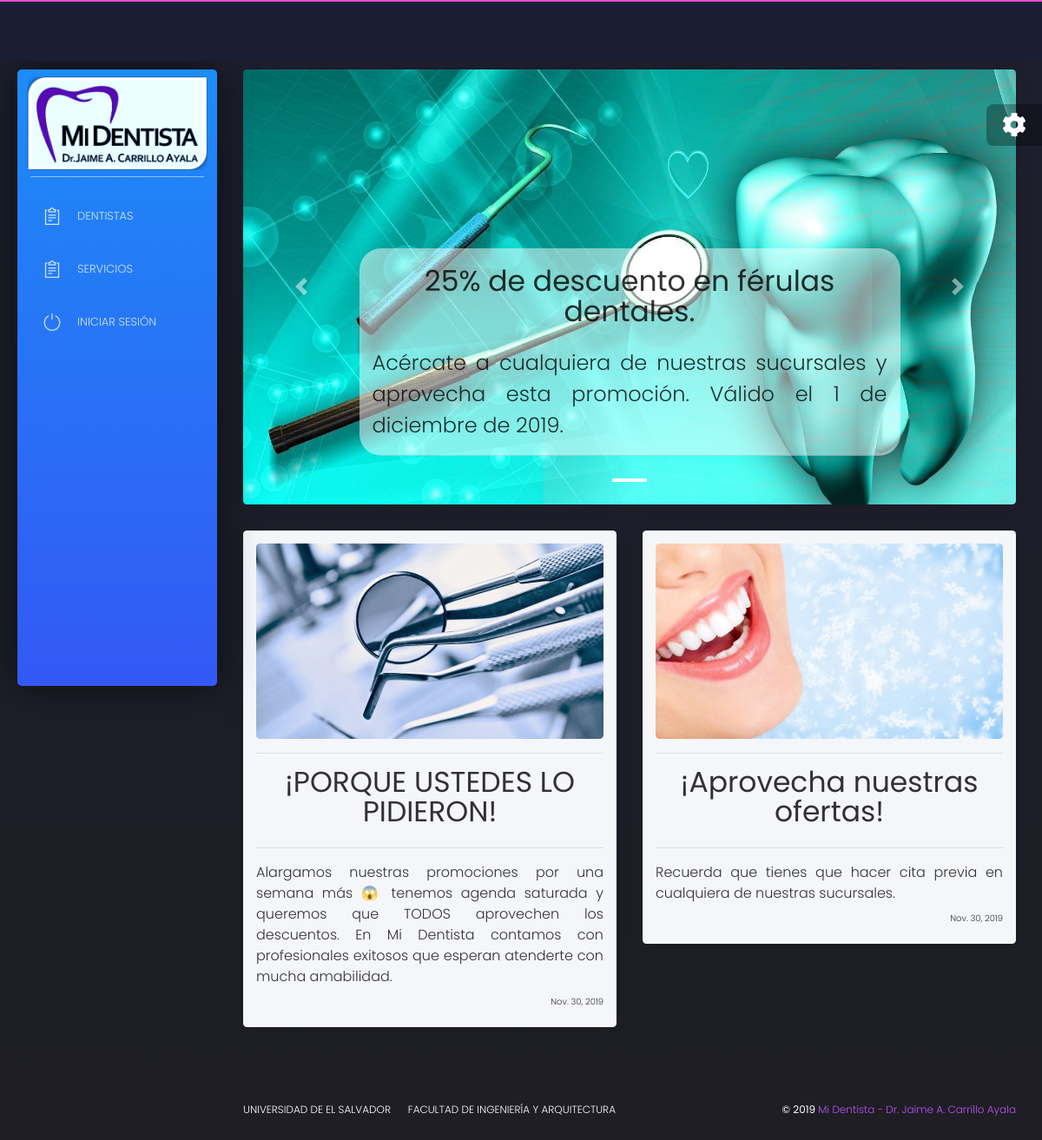
The page / on the database its author committed.
### core/models.py (models this page shows)
class Promocion(models.Model):
    id = models.AutoField(primary_key=True)
    tratamiento = models.ForeignKey(Tratamiento, on_delete=models.CASCADE, blank=True, null=True)
    titulo = models.CharField(max_length=64)
    descripcion = models.CharField(max_length=512)
    descuento = models.DecimalField(max_digits=5, decimal_places=2, default=0, validators=[MinValueValidator(0)])
    image = models.ImageField(upload_to='promo/%Y/%m/%D/', null=True, blank=True)
    created = models.DateField(auto_now=True)

class Publicacion(models.Model):
    id = models.AutoField(primary_key=True)
    titulo = models.CharField(max_length=128)
    descripcion = models.CharField(max_length=1024)
    created = models.DateField(auto_now=True)
    image = models.ImageField(upload_to='post/%Y/%m/%D/', null=True, blank=True)

### core/views.py (the view, shortened to what this page needs)
# urls.py: 2. Add a URL to urlpatterns:  path('', views.home, name='home')
def home(request):
    dentistas = Dentista.objects.all()
    promociones = Promocion.objects.filter().order_by('-id')[:5]
    cantidad = Promocion.objects.filter().count()
    post = Publicacion.objects.all().order_by('-id')
    ps = []
    i=0
    for p in promociones:
        ps.append(p)
        i = i + 1
    if cantidad > 0:
        p0 = ps[0]
    if cantidad == 1:
        return render(request, "core/home.html", {'p0':p0, 'cantidad':cantidad, 'post':post, 'dentista_list':dentistas})
    elif cantidad == 2:
        return render(request, "core/home.html", {'p0':p0, 'p1':p1, 'cantidad':cantidad, 'post':post, 'dentista_list':dentistas})
    elif cantidad == 3:
        return render(request, "core/home.html", {'p0':p0, 'p1':p1, 'p2':p2, 'cantidad':cantidad, 'post':post, 'dentista_list':dentistas})
    elif cantidad == 4:
        return render(request, "core/home.html", {'p0':p0, 'p1':p1, 'p2':p2, 'p3':p3, 'cantidad':cantidad, 'post':post, 'dentista_list':dentistas})
    elif cantidad == 5:
        return render(request, "core/home.html", {'p0':p0, 'p1':p1, 'p2':p2, 'p3':p3, 'p4':p4, 'cantidad':cantidad, 'post':post, 'dentista_list':dentistas})
    else:
        return render(request, "core/home.html", {'post':post, 'dentista_list':dentistas})

### core/templates/core/home.html (shortened to what this page needs)
{% extends 'core/base.html' %}
{% load static %}
{% block content %}
<div class="content">
    <div class="row">
		{% if cantidad > 0 %}
			<div class="col-md-12">
				<div class="card card-raised card-carousel">
					<div id="introCarousel" class="carousel  slide carousel-fade" data-ride="carousel" data-interval="3000">
						<ol class="carousel-indicators">
						{% if cantidad > 0 %}
							<li data-target="#introCarousel" data-slide-to="0" class="active"></li>
						{% endif %}
						</ol>
						<div class="carousel-inner">
							{% if cantidad > 0 %}
								<div class="carousel-item active">
									<img class="d-block w-100" src="{{p0.image.url}}" alt="First slide">
									<div class="carousel-caption d-none d-md-block">
										<div style="background-color:rgba(255, 255, 255, 0.5); border-radius: 25px" class="col-md-12">
											<br>
											<h1> {{p0.titulo}} </h1>
											<p align=justify><font size=5>{{p0.descripcion}}</font></p>
											<hr>
										</div>
									</div>
								</div>
							{% endif %}
						</div>
						<a class="carousel-control-prev" href="#introCarousel" role="button" data-slide="prev">
							<span class="carousel-control-prev-icon ion-chevron-left" aria-hidden="true"></span>
						</a>
						<a class="carousel-control-next" href="#introCarousel" role="button" data-slide="next">
							<span class="carousel-control-next-icon ion-chevron-right" aria-hidden="true"></span>
						</a>
					</div>
				</div>
			</div>
		{% endif %}
		{% for p in post %}
				<div class="col-md-6">
					<div class="card white-content">
						<div class="card-body">
							<a href="{{p.image.url}}"><img  src="{{p.image.url}}"></a>
							<hr>
							<h1 align=center>{{p.titulo}}</h1>
							<hr>
							<p align=justify><font size=3>{{p.descripcion}}</font></p>
							<p align=right><font size=1>{{p.created}}</font></p>
						</div>
					</div>
				</div>
		{% endfor %}
	</div>
</div>
{% endblock %}

### rows shown on the page
Promocion: image (picture), titulo "25% de descuento en férulas dentales.", descripcion "Acércate a cualquiera de nuestras sucursales y aprovecha esta promoción. Válido el 1 de diciembre de 2019."
Publicacion: image (picture), titulo "¡PORQUE USTEDES LO PIDIERON!", descripcion "Alargamos nuestras promociones por una semana más 😱 tenemos agenda saturada y queremos que TODOS aprovechen los descuentos. En Mi Dentista contamos con profesionales exitosos que esperan atenderte con mucha amabilidad.", created "Nov. 30, 2019"
Publicacion: image (picture), titulo "¡Aprovecha nuestras ofertas!", descripcion "Recuerda que tienes que hacer cita previa en cualquiera de nuestras sucursales.", created "Nov. 30, 2019"
